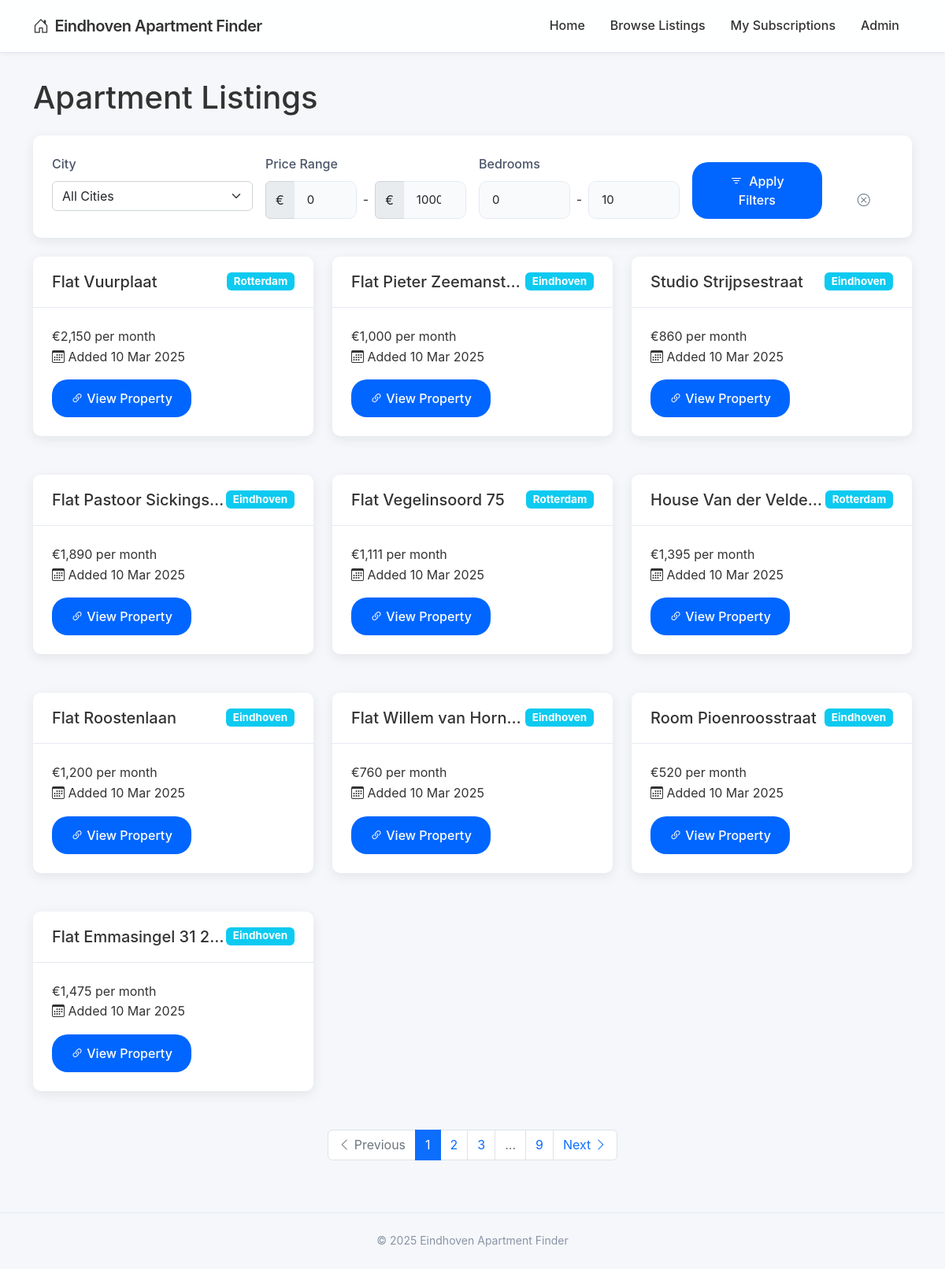
The app's page /browse_listings, older data.
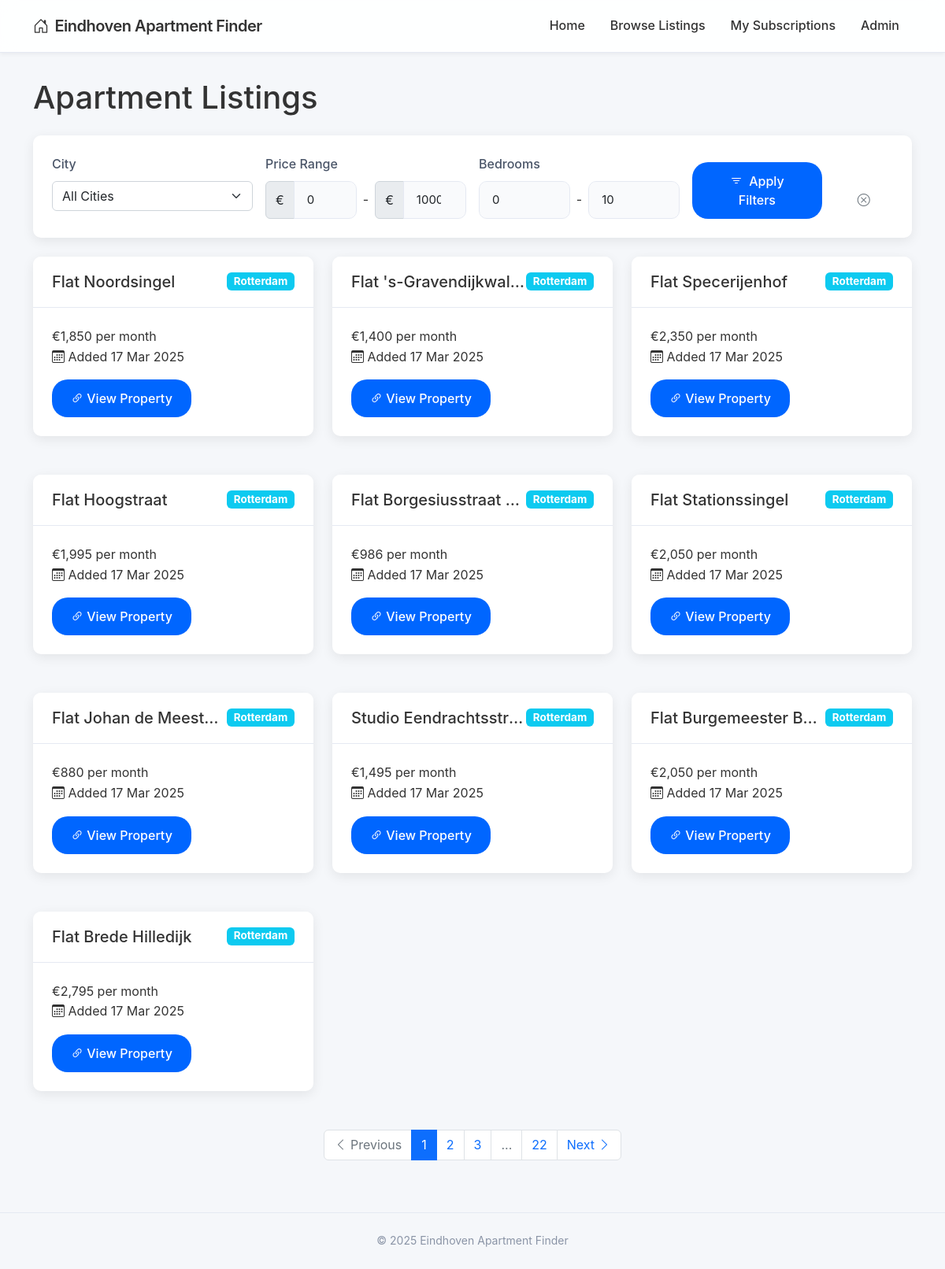
The same page, newer data.
### app/models.py (models this page shows, shortened)
class Listing(db.Model):
    id = db.Column(db.Integer, primary_key=True)
    title = db.Column(db.String(200), nullable=False)
    price = db.Column(db.Integer, nullable=False)
    price_text = db.Column(db.String(50), nullable=False)
    url = db.Column(db.String(500), nullable=False, unique=True)
    address = db.Column(db.String(200), nullable=True)
    bedrooms = db.Column(db.Integer, nullable=True)
    area = db.Column(db.Integer, nullable=True)
    specs = db.Column(db.Text, nullable=True)
    date_found = db.Column(db.DateTime, default=datetime.utcnow)
    notified = db.Column(db.Boolean, default=False)
    subscription_id = db.Column(db.Integer, db.ForeignKey('subscription.id'), nullable=True)
    city_id = db.Column(db.Integer, db.ForeignKey('city.id'), nullable=False)

class City(db.Model):
    id = db.Column(db.Integer, primary_key=True)
    name = db.Column(db.String(50), nullable=False, unique=True)
    url_name = db.Column(db.String(50), nullable=False, unique=True)  # For use in URLs
    base_url = db.Column(db.String(200), nullable=False)  # Base URL for scraping
    active = db.Column(db.Boolean, default=True)
    created_at = db.Column(db.DateTime, default=datetime.utcnow)
    subscriptions = db.relationship('Subscription', backref='city', lazy='dynamic')
    listings = db.relationship('Listing', backref='city', lazy='dynamic')

### app/routes.py (the view)
@main_bp.route('/browse_listings')
def browse_listings():
    page = request.args.get('page', 1, type=int)
    min_price = request.args.get('min_price', 0, type=int)
    max_price = request.args.get('max_price', 10000, type=int)
    min_bedrooms = request.args.get('min_bedrooms', 0, type=int)
    max_bedrooms = request.args.get('max_bedrooms', 10, type=int)
    query = Listing.query
    if min_price > 0:
        query = query.filter(Listing.price >= min_price)
    if max_price < 10000:
        query = query.filter(Listing.price <= max_price)
    if min_bedrooms > 0:
        query = query.filter(Listing.bedrooms >= min_bedrooms)
    if max_bedrooms < 10:
        query = query.filter(Listing.bedrooms <= max_bedrooms)
    listings = query.order_by(Listing.date_found.desc()).paginate(
        page=page, per_page=10, error_out=False)
    return render_template('listings.html', listings=listings,
                          min_price=min_price, max_price=max_price,
                          min_bedrooms=min_bedrooms, max_bedrooms=max_bedrooms)

### app/routes.py (called while the page is built)
@main_bp.before_request
def before_request():
    g.now = datetime.now()

### app/templates/listings.html (shortened to what the changed rows need)
{% extends "base.html" %}
{% block content %}
<div class="row">
    <div class="col-md-12">
        <h1 class="mb-4">Apartment Listings</h1>
        {% if listings.items %}
            <div class="row">
                {% for listing in listings.items %}
                    <div class="col-md-6 col-lg-4 mb-4">
                        <div class="card listing-card">
                            <div class="card-header">
                                <span class="badge bg-info float-end">{{ listing.city.name }}</span>
                                <h5 class="card-title mb-0 text-truncate">{{ listing.title }}</h5>
                            </div>
                            <div class="card-body">
                                <div class="listing-price">{{ listing.price_text }}</div>
                                <div class="listing-date">
                                    <i class="bi bi-calendar3"></i> Added {{ listing.date_found.strftime('%d %b %Y') }}
                                </div>
                                <a href="{{ listing.url }}" target="_blank" class="btn btn-primary mt-3">
                                    <i class="bi bi-link-45deg"></i> View Property
                                </a>
                            </div>
                        </div>
                    </div>
                {% endfor %}
            </div>
            <nav aria-label="Listings pagination">
                <ul class="pagination justify-content-center">
                    {% for page_num in listings.iter_pages(left_edge=1, right_edge=1, left_current=1, right_current=2) %}
                        {% if page_num %}
                            {% if page_num == listings.page %}
                                <li class="page-item active">
                                    <span class="page-link">{{ page_num }}</span>
                                </li>
                            {% else %}
                                <li class="page-item">
                                    <a class="page-link" href="{{ url_for('main.browse_listings', page=page_num, min_price=min_price, max_price=max_price, min_bedrooms=min_bedrooms, max_bedrooms=max_bedrooms, city_id=city_id) }}">{{ page_num }}</a>
                                </li>
                            {% endif %}
                        {% else %}
                            <li class="page-item disabled">
                                <span class="page-link">...</span>
                            </li>
                        {% endif %}
                    {% endfor %}
                </ul>
            </nav>
        {% else %}
            <div class="alert alert-info">
                <i class="bi bi-info-circle me-2"></i> No listings found matching your criteria.
            </div>
        {% endif %}
    </div>
</div>
{% endblock %}

Row changes from the older to the newer data that the page shows:
no longer on this page (row unchanged): Listing: city.name "Rotterdam", title "Flat Vuurplaat", price_text "€2,150 per month", date_found "10 Mar 2025"
no longer on this page (row unchanged): Listing: city.name "Eindhoven", title "Flat Pieter Zeemanst…", price_text "€1,000 per month", date_found "10 Mar 2025"
no longer on this page (row unchanged): Listing: city.name "Eindhoven", title "Studio Strijpsestraat", price_text "€860 per month", date_found "10 Mar 2025"
no longer on this page (row unchanged): Listing: city.name "Eindhoven", title "Flat Pastoor Sickings…", price_text "€1,890 per month", date_found "10 Mar 2025"
no longer on this page (row unchanged): Listing: city.name "Rotterdam", title "Flat Vegelinsoord 75", price_text "€1,111 per month", date_found "10 Mar 2025"
no longer on this page (row unchanged): Listing: city.name "Rotterdam", title "House Van der Velde…", price_text "€1,395 per month", date_found "10 Mar 2025"
no longer on this page (row unchanged): Listing: city.name "Eindhoven", title "Flat Roostenlaan", price_text "€1,200 per month", date_found "10 Mar 2025"
no longer on this page (row unchanged): Listing: city.name "Eindhoven", title "Flat Willem van Horn…", price_text "€760 per month", date_found "10 Mar 2025"
no longer on this page (row unchanged): Listing: city.name "Eindhoven", title "Room Pioenroosstraat", price_text "€520 per month", date_found "10 Mar 2025"
no longer on this page (row unchanged): Listing: city.name "Eindhoven", title "Flat Emmasingel 31 2…", price_text "€1,475 per month", date_found "10 Mar 2025"
added Listing: city.name "Rotterdam", title "Flat Noordsingel", price_text "€1,850 per month", date_found "17 Mar 2025"
added Listing: city.name "Rotterdam", title "Flat 's-Gravendijkwal…", price_text "€1,400 per month", date_found "17 Mar 2025"
added Listing: city.name "Rotterdam", title "Flat Specerijenhof", price_text "€2,350 per month", date_found "17 Mar 2025"
added Listing: city.name "Rotterdam", title "Flat Hoogstraat", price_text "€1,995 per month", date_found "17 Mar 2025"
added Listing: city.name "Rotterdam", title "Flat Borgesiusstraat…", price_text "€986 per month", date_found "17 Mar 2025"
added Listing: city.name "Rotterdam", title "Flat Stationssingel", price_text "€2,050 per month", date_found "17 Mar 2025"
added Listing: city.name "Rotterdam", title "Flat Johan de Meest…", price_text "€880 per month", date_found "17 Mar 2025"
added Listing: city.name "Rotterdam", title "Studio Eendrachtsstr…", price_text "€1,495 per month", date_found "17 Mar 2025"
added Listing: city.name "Rotterdam", title "Flat Burgemeester B…", price_text "€2,050 per month", date_found "17 Mar 2025"
added Listing: city.name "Rotterdam", title "Flat Brede Hilledijk", price_text "€2,795 per month", date_found "17 Mar 2025"
Text that changed along with them:
new list line: "22"
list line gone: "9"
